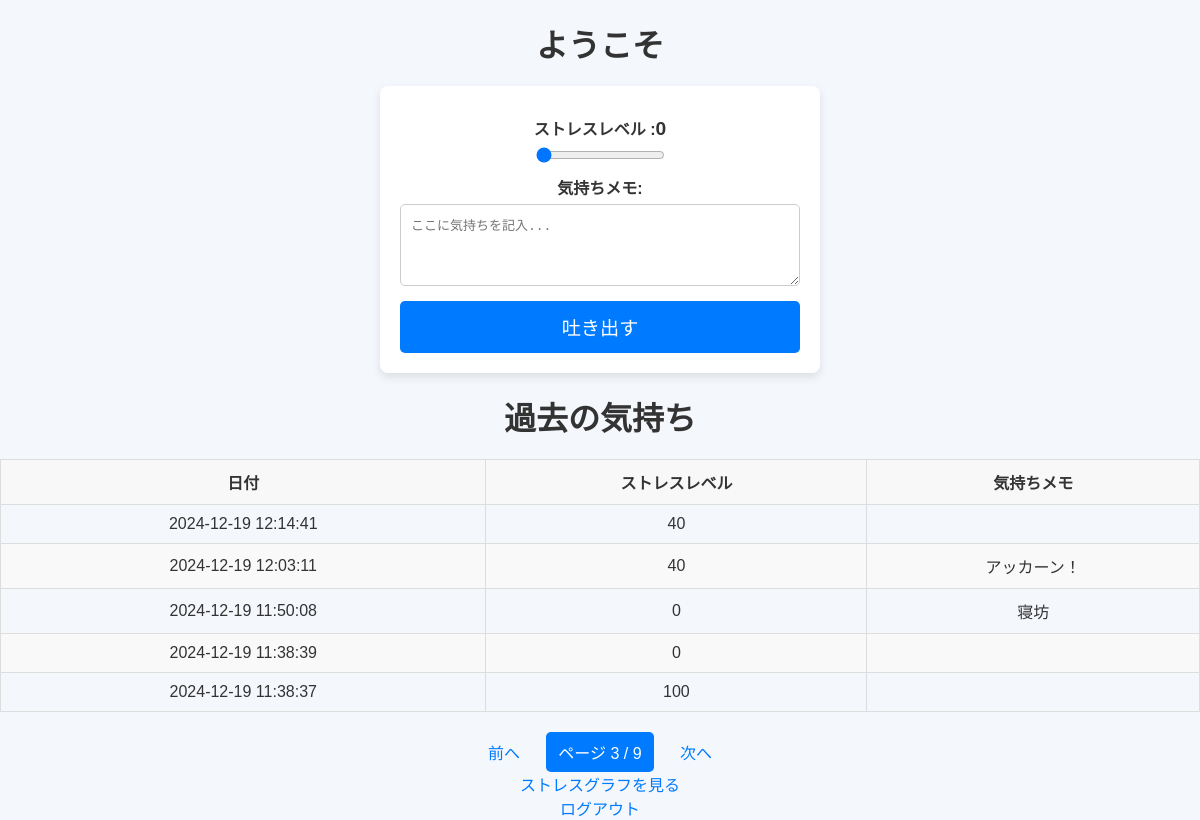
Screenshot of /dashboard?page=3 (signed in) with the database file from the repository.
### tables this page shows
CREATE TABLE mental_checks (
            id INTEGER PRIMARY KEY AUTOINCREMENT,
            user_id INTEGER NOT NULL,
            date TEXT NOT NULL,
            stress_level INTEGER NOT NULL,
            mood_description TEXT,
            FOREIGN KEY (user_id) REFERENCES users (id)
        );

### health/Mental_Check_App.py (the view, shortened to what this page needs)
@app.route('/dashboard', methods=['GET', 'POST'])
def dashboard():
    if 'user_id' not in session:
        return redirect(url_for('login'))
    user_id = session['user_id']
    page = request.args.get('page', 1, type=int)
    per_page = 5
    error = None
    with get_db_connection() as conn:
        checks = conn.execute(
            'SELECT * FROM mental_checks WHERE user_id = ? ORDER BY date DESC LIMIT ? OFFSET ?',
            (user_id, per_page, (page - 1) * per_page)
        ).fetchall()
        total_checks = conn.execute('SELECT COUNT(*) FROM mental_checks WHERE user_id = ?', (user_id,)).fetchone()[0]
    total_pages = (total_checks + per_page - 1) // per_page
    return render_template('dashboard.html', checks=checks, page=page, total_pages=total_pages, error=error)

### health/Mental_Check_App.py (called while the page is built)
def get_db_connection():
    conn = sqlite3.connect(DATABASE)
    conn.row_factory = sqlite3.Row
    return conn

### health/templates/dashboard.html (shortened to what this page needs)
<!DOCTYPE html>
<html lang="ja">
<head>
    <link rel="stylesheet" href="{{ url_for('static', filename='style.css') }}">
</head>
<body>
    <h1>ようこそ</h1>
    <form action="{{ url_for('dashboard') }}" method="POST">
        <label for="stress_level">ストレスレベル :<span id="stress_value">0</span></label>
        <input type="range" id="stress_level" name="stress_level" min="0" max="100" step="5" value="0" required oninput="updateStressValue()">
        <label for="mood_description">気持ちメモ:</label>
        <textarea id="mood_description" name="mood_description" rows="4" placeholder="ここに気持ちを記入..." maxlength="500"></textarea>
        <button type="submit">吐き出す</button>
    </form>
    <h2>過去の気持ち</h2>
    <div class="table-container">
        <table>
            <thead>
                <tr>
                    <th>日付</th>
                    <th>ストレスレベル</th>
                    <th>気持ちメモ</th>
                </tr>
            </thead>
            <tbody>
                {% for check in checks %}
                <tr>
                    <td>{{ check['date'] }}</td>
                    <td>{{ check['stress_level'] }}</td>
                    <td>{{ check['mood_description'] }}</td>
                </tr>
                {% endfor %}
            </tbody>
        </table>
    </div>
    <div class="pagination">
        {% if page > 1 %}
            <a href="{{ url_for('dashboard', page=page-1) }}">前へ</a>
        {% endif %}
        <span class="current-page">ページ {{ page }} / {{ total_pages }}</span>
        {% if page < total_pages %}
            <a href="{{ url_for('dashboard', page=page+1) }}">次へ</a>
        {% endif %}
    </div>
    <a href="{{ url_for('analysis') }}">ストレスグラフを見る</a><br>
    <a href="{{ url_for('logout') }}">ログアウト</a>
</body>
</html>

### health/static/style.css (style rules this page uses)
body { font-family: 'Arial', sans-serif; background-color: #f4f7fc; color: #333; margin: 0; padding: 0; text-align: center; }
h1, h2 { font-size: 2em; color: #333; margin: 20px 0; }
textarea { width: 100%; padding: 10px; margin: 0; border: 1px solid #ccc; border-radius: 5px; box-sizing: border-box; }
form { background-color: #fff; padding: 20px; margin: 20px auto; border-radius: 8px; box-shadow: 0 4px 10px rgba(0, 0, 0, 0.1); max-width: 400px; text-align: left; display: flex; flex-direction: column; align-items: center; }
label { display: block; margin: 10px 0 5px; font-weight: bold; }
input[type="text"], input[type="password"], input[type="date"], textarea { width: 100%; padding: 10px; margin-bottom: 15px; border: 1px solid #ccc; border-radius: 5px; font-size: 1em; }
button { width: 100%; padding: 12px; background-color: #007bff; color: #fff; border: none; border-radius: 5px; font-size: 1.2em; cursor: pointer; }
a { color: #007bff; text-decoration: none; font-size: 1em; }
table { width: 100%; margin: 20px auto; border-collapse: collapse; }
th, td { padding: 10px; text-align: center; border: 1px solid #ddd; }
th { background-color: #f8f8f8; }
tr:nth-child(even) { background-color: #f9f9f9; }
.pagination { margin-top: 20px; }
.pagination a, .pagination span { display: inline-block; padding: 8px 12px; margin: 0 5px; text-decoration: none; background-color: #f4f7fc; color: #007bff; border-radius: 5px; }
.pagination .current-page { background-color: #007bff; color: #fff; }
#stress_value { font-size: 1.2em; font-weight: bold; }

### rows the page displays
mental_checks: date "2024-12-19 12:14:41", stress_level "40"
mental_checks: date "2024-12-19 12:03:11", stress_level "40", mood_description "アッカーン！"
mental_checks: date "2024-12-19 11:50:08", stress_level "0", mood_description "寝坊"
mental_checks: date "2024-12-19 11:38:39", stress_level "0"
mental_checks: date "2024-12-19 11:38:37", stress_level "100"

### other values shown
{{ page }} "3"
{{ total_pages }} "9"
